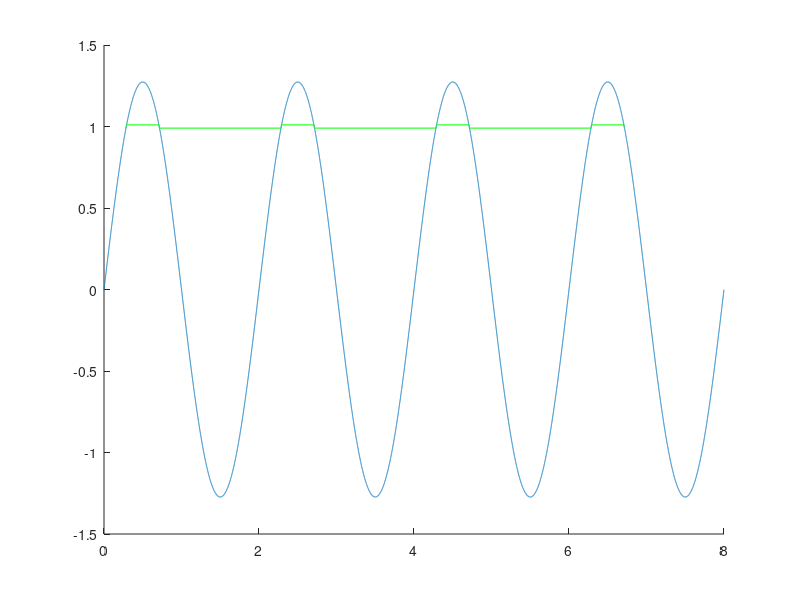

This chart was generated by the following MATLAB code: (Note: this script raises an error after producing the figure.)
% Задача 2: Исследование эффекта Гиббса
close all
clear all
clc
% Задайте количество N членов ряда

% Задайте период T в сек, амплитуду U в В
T=2;
U=1;
dU = 0.01;
% Задайте число периодов сигнала
Period=4;
% Задайте количество точек в периоде
N_Period=5000;
%Задание диапазона исследования
N = [1 2 3 5 10 20 30 40 50 100];

for h = 1:length(N)
    dt=T/N_Period;
    t=(0:Period*N_Period-1).*dt;
    
    % Расчет и построение графика
    s = zeros(1,length(1:Period*N_Period));
    for i=1:Period*N_Period
        for j=1:N(h)
            s(i)=s(i)+2*(U/(j*pi))*sin(j*2*pi*t(i)/T)*(1-cos(j*pi));
        end
    end
    M_s(h) = (max(s)-U)/U*100;
    [y] = find(abs(s-U)<(dU*U));
    max_len(h) = t(y(2))-t(y(1));
    figure
    hold on
    plot(t,s)
    plot(t(y),s(y),'Color','Green')
    yline((1+dU)*U,'Color','cyan')
    yline((1-dU)*U,'Color','cyan')
    title('N = ' + string(N(h)) + '; \DeltaU/U = ' + string(M_s(h)))
end
figure
plot(N,M_s)
title("Зависимость относительной величины всплеска от колличества членов ряда")
ylabel('\DeltaU/U, %')
xlabel('Колличество членов ряда')
grid on
grid minor